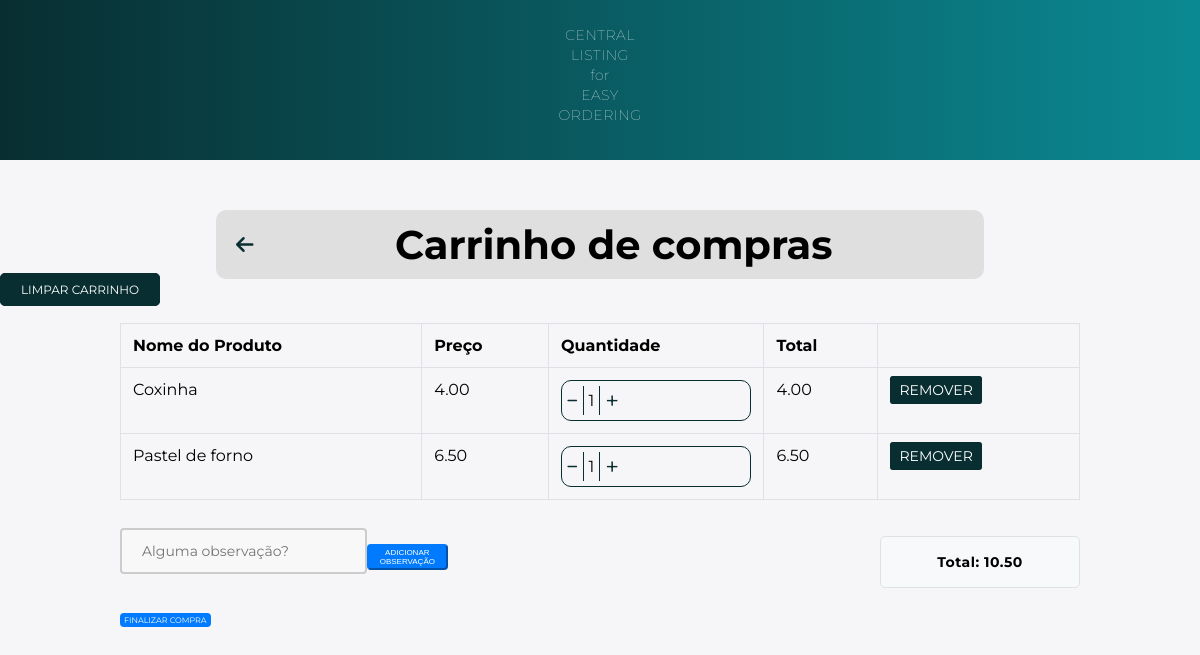
/cart/ (signed in), run on the app's committed database.
### main/models.py (models this page shows, shortened)
class Cart(models.Model):
    user = models.ForeignKey(User, on_delete=models.CASCADE)
    product = models.ForeignKey(FoodProduct, on_delete=models.CASCADE)
    quantity = models.PositiveBigIntegerField(default=1)

class FoodProduct(models.Model):
    name = models.CharField(max_length=255)
    price = models.DecimalField(max_digits=10, decimal_places=2)
    image = models.ImageField(upload_to='static/food_products/', default="static/food_products/default")
    description = models.TextField()
    ingredients = models.ManyToManyField(Ingredients, blank=True)

### main/views.py (the view)
# urls.py: path('cart/', views.cart, name='cart'),
@login_required(login_url='login')
def cart(request):
    cart_items = Cart.objects.filter(user=request.user)
    cart_items_total = []
    for item in cart_items:
        total = item.product.price * item.quantity
        cart_items_total.append((item, total))
    cart_total = sum([total for _, total in cart_items_total])
    if request.method == "POST":
        form = CartForm(request.POST)
        if form.is_valid():
            obs = form.cleaned_data["text_box_obs"]
            request.session["cart_obs"] = obs
            return redirect('cart')
    else:
        form = CartForm()
    context = {
        'cart_items_total': cart_items_total,
        'cart_total': cart_total,
        'form': form,
    }
    return render(request, 'cart.html', context)

### main/forms.py
class CartForm(forms.Form):
    text_box_obs = forms.CharField(widget=forms.Textarea(attrs={'rows': 4, 'placeholder': 'Alguma observação?'}), required=False)

### templates/cart.html (shortened to what this page needs)
{% load static %}
<!DOCTYPE html>
<html>
<head>
    <link rel="stylesheet" type="text/css" href="{% static './css/cart.css' %}">
    <link rel="stylesheet" href="https://cdnjs.cloudflare.com/ajax/libs/font-awesome/6.4.0/css/all.min.css" />
</head>
<body>
    <nav>
        <p>CENTRAL<br>LISTING<br>for<br>EASY<br>ORDERING</p>
    </nav>
    <div class="container">
        <div class="top-bar">
            <a href="{% url 'home' %}" class="back-to-home">
                <i class="fas fa-arrow-left"></i>
            </a>
            <h1 class="top-bar-title">Carrinho de compras</h1>
        </div>
    </div>
    <a href="{% url 'clear_cart' %}" class="btn btn-danger clear-cart-btn" name="clearCart">Limpar carrinho</a>
    <div class="container">
        <div class="row">
            <div class="col-12">
                {% if cart_items_total %}
                <div class="table-container">
                <table class="table table-bordered">
                    <thead>
                        <tr>
                            <th>Nome do Produto</th>
                            <th>Preço</th>
                            <th>Quantidade</th>
                            <th>Total</th>
                            <th></th>
                        </tr>
                    </thead>
                    <tbody>
                        {% for item, total in cart_items_total %}
                        <tr>
                            <td>{{ item.product.name }}</td>
                            <td>{{ item.product.price }}</td>
                            <td>
                                <div class="quantity-box">
                                    <a href="{% url 'decrement_quantity' item.product.id %}" class="fa-sharp fa-solid fa-minus btn-sm minus-link" style="text-decoration: none" name="decreaseCart"></a>
                                    <span class="quantity-number">{{ item.quantity }}</span>
                                    <a href="{% url 'increment_quantity' item.product.id %}" class="fa-light fa-plus btn-sm plus-link" style="text-decoration: none" name="increaseCart"></a>
                                </div>
                            </td>
                            <td>{{ total }}</td>
                            <td>
                                <a href="{% url 'remove_from_cart' item.product.id %}" class="btn btn-danger btn-sm" name="removeCart">Remover</a>
                            </td>
                        </tr>
                        {% endfor %}
                    </tbody>
                </table>
            </div>
            {% if cart_items_total %}
                <div class="bottom-container">
                    <form method="post">
                        <div class="observation-container">
                            <input type="text" name="{{ form.text_box_obs.name }}" class="observation-box" placeholder="Alguma observação?"/>
                            <div class="add-observation-btn-container">
                                <button type="submit" class="btn btn-primary" name="obsCartBtn">Adicionar observação</button>
                            </div>
                        </div>
                    </form>
                    <div class="total-box">
                        <p class="total-text">Total: {{ cart_total }}</p>
                    </div>
                </div>
            {% endif %}
                {% else %}
                <div class="empty-cart-message">
                    <p>Seu carrinho está vazio. <a href="{% url 'home' %}">Continue comprando</a>.</p>
                </div>
                {% endif %}
                <div>
                    <a href="{% url 'generate_qr_code' %}" class="btn btn-primary">Finalizar Compra</a>
            </div>
        </div>
    </div>
</body>
</html>

### static/css/cart.css (style rules this page uses)
* { box-sizing: border-box; margin: 0; padding: 0; }
body { background: #f6f5f7; font-family: 'Montserrat', sans-serif; }
nav { background: linear-gradient(90deg, #082E31, #0b8992); padding: 5px; text-align: center; font-size: 15px; font-weight: bold; width: 100%; color: #fff; margin-bottom: 50px; }
p { font-size: 14px; font-weight: 100; line-height: 20px; letter-spacing: 0.5px; margin: 20px 0 30px; }
.container { width: 80%; margin: 0 auto; position: relative; }
.table { width: 100%; margin-bottom: 1rem; background-color: transparent; border-collapse: collapse; }
.table-bordered { border: 1px solid #dee2e6; }
.table-bordered th, .table-bordered td { border: 1px solid #dee2e6; }
th { text-align: inherit; padding: 0.75rem; vertical-align: top; border-top: 1px solid #dee2e6; }
td { padding: 0.75rem; vertical-align: top; border-top: 1px solid #dee2e6; }
.btn { text-transform: uppercase; font-size: 12px; padding: 8px 20px; border-radius: 5px; cursor: pointer; text-decoration: none; }
.btn-danger { background-color:#082E31; color: #fff; border: 1px solid #082E31; }
.btn-sm { font-size: 0.875rem; padding: 0.25rem 0.5rem; border-radius: 0.2rem; }
.plus-link { padding: 5px 5px; display: inline-block; background-color: #f6f5f7; color: #082E31; font-size: 24px }
.minus-link { padding: 5px 5px; display: inline-block; background-color: #f6f5f7; color: #082E31; font-size: 12px }
.quantity-box { display: flex; align-items: center; border: 1px solid #082E31; border-radius: 10px; box-sizing: 1px; }
.quantity-number { display: inline-block; padding: 5px 5px; border-left: 1px solid #082E31; border-right: 1px solid #082E31; }
.top-bar { display: flex; align-items: center; padding: 10px 20px; background-color: #dfdfdf; border-radius: 10px; width: 80%; margin: 0 auto; position: relative; }
.top-bar-title { flex-grow: 1; margin: 0; font-size: 40px; text-align: center; }
.back-to-home { color: #082E31; font-size: 20px; margin-right: 10px; }
.clear-cart-btn { margin-top: 15px; margin-bottom: 15px; }
.total-box { background-color: #f8f9fa; border: 1px solid #dee2e6; padding: 15px; margin-bottom: 20px; border-radius: 5px; width: 100%; max-width: 200px; text-align: center; right: 0; }
.total-text { margin: 0; font-weight: bold; }
.table-container { margin-top: 25px; }
.observation-box { width: 100%; padding: 12px 20px; margin: 8px 0; box-sizing: border-box; border: 2px solid #ccc; border-radius: 4px; background-color: #f8f8f8; resize: none; font-size: 14px; font-family: inherit; margin-bottom: 10px; }
.btn-primary { background-color: #007bff; border-color: #007bff; color: #fff; padding: 2px 4px; font-size: 8px; border-radius: 4px; cursor: pointer; transition: all 0.3s; }
.observation-container { display: flex; align-items: center; justify-content: space-between; margin-bottom: 20px; }
.total-box { margin-top: 20px; }
.bottom-container { display: flex; justify-content: space-between; align-items: center; flex-wrap: wrap; }
.add-observation-btn-container { text-align: left; margin-top: 10px; }

### data on the page
Cart: product.name "Coxinha", product.price "4.00", quantity "1", total "4.00"
Cart: product.name "Pastel de forno", product.price "6.50", quantity "1", total "6.50"

### other printed values
{{ cart_total }} "10.50"
